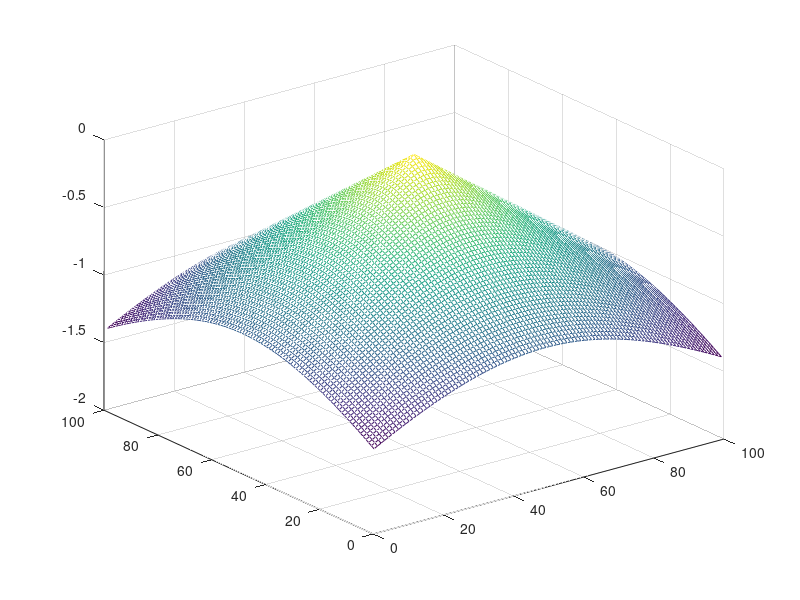

MATLAB code to generate this figure:
x = [0 0]';
kernel = 3;
M = 100;
K = zeros(M,M);
for i=1:M
    for j=1:M
        xi = [(i-M/2)  (j-M/2)]'/50;
        p = x'*xi;
        switch kernel
            case 0
                K(i,j) = p;
            case 1
                K(i,j) = (1+p)^2;
            case 2
                K(i,j) = exp(-(norm(xi-x))^2/0.2);
            case 3
                K(i,j) =-norm(xi-x);
        end
    end
end
mesh(K)